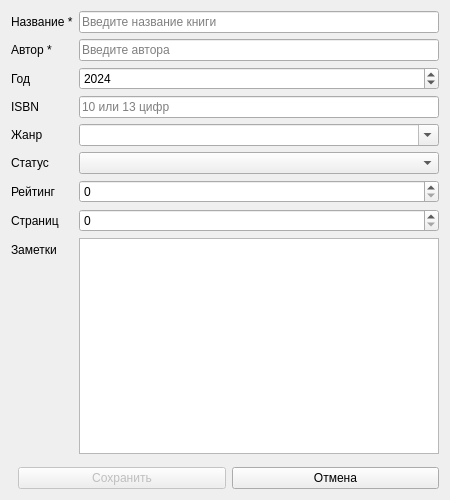
<?xml version="1.0" encoding="UTF-8"?>
<ui version="4.0">
 <class>BookDialog</class>
 <widget class="QDialog" name="BookDialog">
  <property name="windowTitle">
   <string>Новая книга</string>
  </property>
  <property name="minimumSize">
   <size>
    <width>450</width>
    <height>500</height>
   </size>
  </property>
  <layout class="QVBoxLayout" name="mainLayout">
   <item>
    <layout class="QFormLayout" name="formLayout">
     <item row="0" column="0">
      <widget class="QLabel" name="labelTitle">
       <property name="text"><string>Название *</string></property>
      </widget>
     </item>
     <item row="0" column="1">
      <widget class="QLineEdit" name="editTitle">
       <property name="placeholderText"><string>Введите название книги</string></property>
      </widget>
     </item>
     <item row="1" column="0">
      <widget class="QLabel" name="labelAuthor">
       <property name="text"><string>Автор *</string></property>
      </widget>
     </item>
     <item row="1" column="1">
      <widget class="QLineEdit" name="editAuthor">
       <property name="placeholderText"><string>Введите автора</string></property>
      </widget>
     </item>
     <item row="2" column="0">
      <widget class="QLabel" name="labelYear">
       <property name="text"><string>Год</string></property>
      </widget>
     </item>
     <item row="2" column="1">
      <widget class="QSpinBox" name="spinYear">
       <property name="minimum"><number>1</number></property>
       <property name="maximum"><number>2026</number></property>
       <property name="value"><number>2024</number></property>
      </widget>
     </item>
     <item row="3" column="0">
      <widget class="QLabel" name="labelIsbn">
       <property name="text"><string>ISBN</string></property>
      </widget>
     </item>
     <item row="3" column="1">
      <widget class="QLineEdit" name="editIsbn">
       <property name="placeholderText"><string>10 или 13 цифр</string></property>
      </widget>
     </item>
     <item row="4" column="0">
      <widget class="QLabel" name="labelGenre">
       <property name="text"><string>Жанр</string></property>
      </widget>
     </item>
     <item row="4" column="1">
      <widget class="QComboBox" name="comboGenre">
       <property name="editable"><bool>true</bool></property>
      </widget>
     </item>
     <item row="5" column="0">
      <widget class="QLabel" name="labelStatus">
       <property name="text"><string>Статус</string></property>
      </widget>
     </item>
     <item row="5" column="1">
      <widget class="QComboBox" name="comboStatus"/>
     </item>
     <item row="6" column="0">
      <widget class="QLabel" name="labelRating">
       <property name="text"><string>Рейтинг</string></property>
      </widget>
     </item>
     <item row="6" column="1">
      <widget class="QSpinBox" name="spinRating">
       <property name="minimum"><number>0</number></property>
       <property name="maximum"><number>5</number></property>
      </widget>
     </item>
     <item row="7" column="0">
      <widget class="QLabel" name="labelPages">
       <property name="text"><string>Страниц</string></property>
      </widget>
     </item>
     <item row="7" column="1">
      <widget class="QSpinBox" name="spinPages">
       <property name="minimum"><number>0</number></property>
       <property name="maximum"><number>5000</number></property>
      </widget>
     </item>
     <item row="8" column="0">
      <widget class="QLabel" name="labelNotes">
       <property name="text"><string>Заметки</string></property>
      </widget>
     </item>
     <item row="8" column="1">
      <widget class="QPlainTextEdit" name="editNotes">
       <property name="maximumHeight"><number>100</number></property>
      </widget>
     </item>
    </layout>
   </item>
   <item>
    <spacer name="verticalSpacer">
     <property name="orientation"><enum>Qt::Vertical</enum></property>
    </spacer>
   </item>
   <item>
    <layout class="QHBoxLayout" name="buttonLayout">
     <item>
      <spacer name="horizontalSpacer">
       <property name="orientation"><enum>Qt::Horizontal</enum></property>
      </spacer>
     </item>
     <item>
      <widget class="QPushButton" name="btnSave">
       <property name="text"><string>Сохранить</string></property>
       <property name="enabled"><bool>false</bool></property>
      </widget>
     </item>
     <item>
      <widget class="QPushButton" name="btnCancel">
       <property name="text"><string>Отмена</string></property>
      </widget>
     </item>
    </layout>
   </item>
  </layout>
 </widget>
 <resources/>
 <connections/>
</ui>
